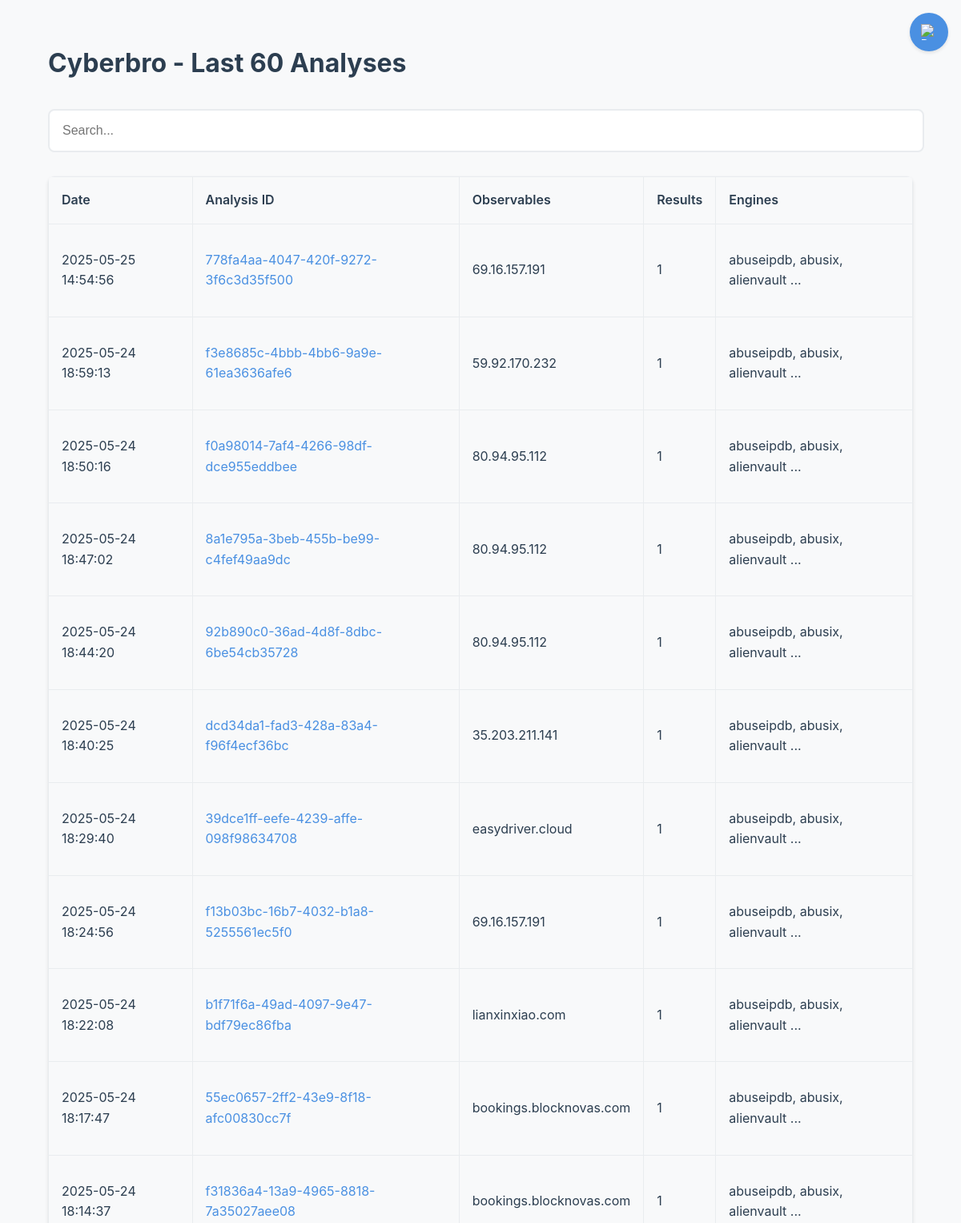
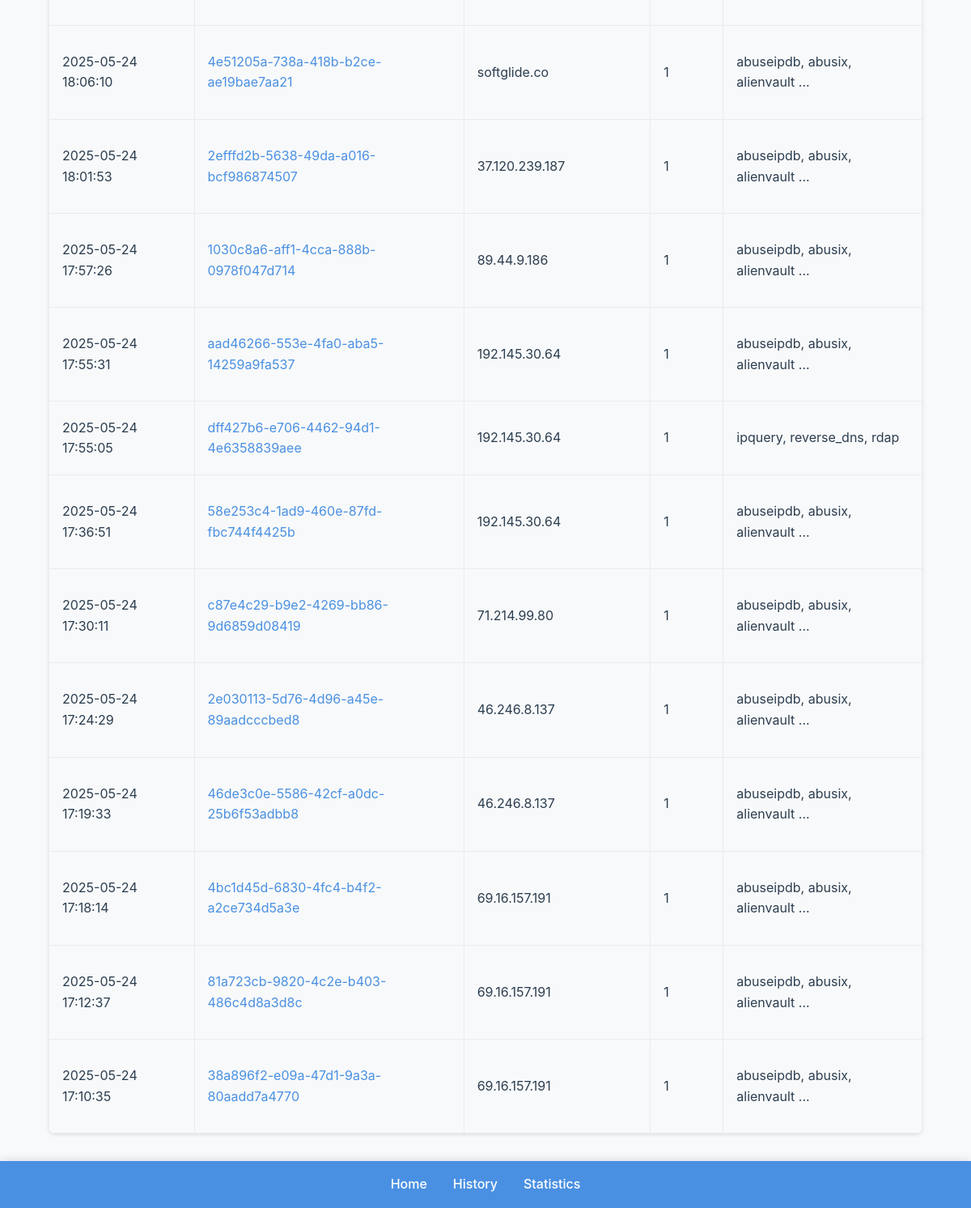
The app's page /history with its own data (2 pictures, top to bottom).
### models/analysis_result.py (models this page shows)
class AnalysisResult(db.Model):
    id = db.Column(db.String, primary_key=True)
    results = db.Column(db.JSON, nullable=False)
    start_time = db.Column(db.Float, nullable=False)
    end_time = db.Column(db.Float, nullable=True)  # Permettre les valeurs NULL
    start_time_string = db.Column(db.String, nullable=False)
    end_time_string = db.Column(db.String, nullable=True)  # Permettre les valeurs NULL
    analysis_duration_string = db.Column(db.String, nullable=True)  # Permettre les valeurs NULL
    analysis_duration = db.Column(db.Float, nullable=True)  # Permettre les valeurs NULL
    selected_engines = db.Column(db.JSON, nullable=False)
    in_progress = db.Column(db.Boolean, default=True)

### app.py (the view)
@app.route("/history")
def history():
    analysis_results = (
        db.session.query(AnalysisResult)
        .filter(AnalysisResult.results != [])
        .order_by(AnalysisResult.end_time.desc())
        .limit(60)
        .all()
    )
    return render_template("history.html", analysis_results=analysis_results)

### templates/history.html (shortened to what this page needs)
{% extends "base.html" %}
{% block content %}
<h1>Cyberbro - Last 60 Analyses</h1>
<input type="text" id="searchInput" class="filter-input" onkeyup="filterTable()" placeholder="Search...">
<table id="historyTable">
    <thead>
        <tr>
            <th>Date</th>
            <th>Analysis ID</th>
            <th>Observables</th>
            <th>Results</th>
            <th>Engines</th>
        </tr>
    </thead>
    <tbody>
        {% for analysis in analysis_results %}
        <tr>
            <td>{{ analysis.end_time_string }}</td>
            <td><a href="/results/{{ analysis.id }}">{{ analysis.id }}</a></td>
            <td>
                <p id="observables-in-analysis" title="{{ analysis.results|map(attribute='observable')|join(', ') }}">
                    {% set observables = analysis.results|map(attribute='observable')|list %}
                    {% set display_observables = observables[:3] %}
                    {% set display_text = display_observables|join(', ') %}
                    {% if display_text|length > 150 %}
                    {{ display_text[:80] }}...
                    {% else %}
                    {{ display_text }}
                    {% endif %}
                </p>
            </td>
            <td>{{ analysis.results|length }}</td>
            <td>
                <p id="engines-in-analysis" title="{{ analysis.selected_engines|join(', ') }}">
                    {% for engine in analysis.selected_engines[:3] %}
                    {{ engine }}{% if not loop.last %}, {% endif %}
                    {% endfor %}
                    {% if analysis.selected_engines|length > 3 %}...{% endif %}
                </p>
            </td>
        </tr>
        {% endfor %}
    </tbody>
</table>
{% endblock content %}

### templates/base.html (shortened to what this page needs)
<!DOCTYPE html>
<html lang="en">
<head>
{% block head %}
    <link rel="stylesheet" href="https://cdnjs.cloudflare.com/ajax/libs/flag-icons/6.6.6/css/flag-icons.min.css">
    <link rel="stylesheet" href="{{ url_for('static', filename='styles.css') }}">
{% endblock head %}
</head>
<body>
    <div class="container">
        <button class="dark-mode-toggle" onclick="toggleDarkMode()">
            <img
                id="darkModeIcon"
                src="https://img.icons8.com/ios-filled/50/ffffff/moon-symbol.png"
                alt="Dark Mode"
                width="20"
                height="20"
            />
        </button>
    {% block content %}{% endblock content %}
    </div>
</body>
<div class="end-of-page-padding">
</div>
<footer class="footer">
{% block footer %}
    <nav>
        <ul>
            <li><a href="/">Home</a></li>
            <li><a href="/history">History</a></li>
            <li><a href="/stats">Statistics</a></li>
        </ul>
    </nav>
{% endblock footer %}
</footer>
</html>

### static/styles.css (style rules this page uses)
:root { --primary-color: #4a90e2; --primary-hover-color: #357abd; --background-color: #f8f9fa; --text-color: #2c3e50; --border-color: #e9ecef; --border-radius: 8px; --dark-background-color: #1a1f24; --dark-text-color: #e1e1e1; --dark-border-color: #2d3748; --dark-primary-color: #4a90e2; --dark-primary-hover-color: #357abd; --box-shadow: 0 2px 4px rgba(0, 0, 0, 0.1); }
body { font-family: 'Inter', -apple-system, BlinkMacSystemFont, 'Segoe UI', Roboto, sans-serif; background-color: var(--background-color); color: var(--text-color); margin: 0; padding: 0; line-height: 1.6; }
.container { width: 90%; max-width: 1200px; margin: 0 auto; padding: 2rem; }
table { width: 100%; border-radius: var(--border-radius); overflow: hidden; box-shadow: var(--box-shadow); margin: 1.5rem 0; border-collapse: collapse; margin-top: 20px; margin-bottom: 20px; }
th, td { padding: 1rem; border: 1px solid var(--border-color); text-align: left; }
th { background-color: #f8f9fa; font-weight: 600; }
.filter-input, .filter-select { width: 100%; padding: 1rem; border: 2px solid var(--border-color); border-radius: var(--border-radius); font-size: 1rem; transition: border-color 0.3s, box-shadow 0.3s; background-color: white; margin: 10px 0; width: calc(100% - 22px); }
.dark-mode-toggle { position: fixed; top: 1rem; right: 1rem; background-color: var(--primary-color); color: white; border: none; border-radius: 50%; width: 3rem; height: 3rem; cursor: pointer; display: flex; align-items: center; justify-content: center; transition: transform 0.3s; box-shadow: var(--box-shadow); }
a { color: var(--primary-color); text-decoration: none; transition: color 0.3s; }
.footer { background-color: var(--primary-color); padding: 1rem 0; position: fixed; bottom: 0; width: 100%; box-shadow: 0 -2px 10px rgba(0, 0, 0, 0.1); }
.footer nav ul { display: flex; justify-content: center; gap: 2rem; list-style: none; padding: 0; margin: 0; }
.footer nav ul li { display: inline; }
.footer nav ul li a { color: white; text-decoration: none; font-weight: 500; transition: opacity 0.3s; font-size: 1rem; }
.end-of-page-padding { padding: 20px; }

### records on screen
AnalysisResult: end_time_string "2025-05-25 14:54:56", id "778fa4aa-4047-420f-9272-3f6c3d35f500", display_text "69.16.157.191", results|length "1", 3 "abuseipdb" "abusix" "alienvault"
AnalysisResult: end_time_string "2025-05-24 18:59:13", id "f3e8685c-4bbb-4bb6-9a9e-61ea3636afe6", display_text "59.92.170.232", results|length "1", 3 "abuseipdb" "abusix" "alienvault"
AnalysisResult: end_time_string "2025-05-24 18:50:16", id "f0a98014-7af4-4266-98df-dce955eddbee", display_text "80.94.95.112", results|length "1", 3 "abuseipdb" "abusix" "alienvault"
AnalysisResult: end_time_string "2025-05-24 18:47:02", id "8a1e795a-3beb-455b-be99-c4fef49aa9dc", display_text "80.94.95.112", results|length "1", 3 "abuseipdb" "abusix" "alienvault"
AnalysisResult: end_time_string "2025-05-24 18:44:20", id "92b890c0-36ad-4d8f-8dbc-6be54cb35728", display_text "80.94.95.112", results|length "1", 3 "abuseipdb" "abusix" "alienvault"
AnalysisResult: end_time_string "2025-05-24 18:40:25", id "dcd34da1-fad3-428a-83a4-f96f4ecf36bc", display_text "35.203.211.141", results|length "1", 3 "abuseipdb" "abusix" "alienvault"
AnalysisResult: end_time_string "2025-05-24 18:29:40", id "39dce1ff-eefe-4239-affe-098f98634708", display_text "easydriver.cloud", results|length "1", 3 "abuseipdb" "abusix" "alienvault"
AnalysisResult: end_time_string "2025-05-24 18:24:56", id "f13b03bc-16b7-4032-b1a8-5255561ec5f0", display_text "69.16.157.191", results|length "1", 3 "abuseipdb" "abusix" "alienvault"
AnalysisResult: end_time_string "2025-05-24 18:22:08", id "b1f71f6a-49ad-4097-9e47-bdf79ec86fba", display_text "lianxinxiao.com", results|length "1", 3 "abuseipdb" "abusix" "alienvault"
AnalysisResult: end_time_string "2025-05-24 18:17:47", id "55ec0657-2ff2-43e9-8f18-afc00830cc7f", display_text "bookings.blocknovas.com", results|length "1", 3 "abuseipdb" "abusix" "alienvault"
AnalysisResult: end_time_string "2025-05-24 18:14:37", id "f31836a4-13a9-4965-8818-7a35027aee08", display_text "bookings.blocknovas.com", results|length "1", 3 "abuseipdb" "abusix" "alienvault"
AnalysisResult: end_time_string "2025-05-24 18:06:10", id "4e51205a-738a-418b-b2ce-ae19bae7aa21", display_text "softglide.co", results|length "1", 3 "abuseipdb" "abusix" "alienvault"
AnalysisResult: end_time_string "2025-05-24 18:01:53", id "2efffd2b-5638-49da-a016-bcf986874507", display_text "37.120.239.187", results|length "1", 3 "abuseipdb" "abusix" "alienvault"
AnalysisResult: end_time_string "2025-05-24 17:57:26", id "1030c8a6-aff1-4cca-888b-0978f047d714", display_text "89.44.9.186", results|length "1", 3 "abuseipdb" "abusix" "alienvault"
AnalysisResult: end_time_string "2025-05-24 17:55:31", id "aad46266-553e-4fa0-aba5-14259a9fa537", display_text "192.145.30.64", results|length "1", 3 "abuseipdb" "abusix" "alienvault"
AnalysisResult: end_time_string "2025-05-24 17:55:05", id "dff427b6-e706-4462-94d1-4e6358839aee", display_text "192.145.30.64", results|length "1", 3 "ipquery" "reverse_dns" "rdap"
AnalysisResult: end_time_string "2025-05-24 17:36:51", id "58e253c4-1ad9-460e-87fd-fbc744f4425b", display_text "192.145.30.64", results|length "1", 3 "abuseipdb" "abusix" "alienvault"
AnalysisResult: end_time_string "2025-05-24 17:30:11", id "c87e4c29-b9e2-4269-bb86-9d6859d08419", display_text "71.214.99.80", results|length "1", 3 "abuseipdb" "abusix" "alienvault"
AnalysisResult: end_time_string "2025-05-24 17:24:29", id "2e030113-5d76-4d96-a45e-89aadcccbed8", display_text "46.246.8.137", results|length "1", 3 "abuseipdb" "abusix" "alienvault"
AnalysisResult: end_time_string "2025-05-24 17:19:33", id "46de3c0e-5586-42cf-a0dc-25b6f53adbb8", display_text "46.246.8.137", results|length "1", 3 "abuseipdb" "abusix" "alienvault"
AnalysisResult: end_time_string "2025-05-24 17:18:14", id "4bc1d45d-6830-4fc4-b4f2-a2ce734d5a3e", display_text "69.16.157.191", results|length "1", 3 "abuseipdb" "abusix" "alienvault"
AnalysisResult: end_time_string "2025-05-24 17:12:37", id "81a723cb-9820-4c2e-b403-486c4d8a3d8c", display_text "69.16.157.191", results|length "1", 3 "abuseipdb" "abusix" "alienvault"
AnalysisResult: end_time_string "2025-05-24 17:10:35", id "38a896f2-e09a-47d1-9a3a-80aadd7a4770", display_text "69.16.157.191", results|length "1", 3 "abuseipdb" "abusix" "alienvault"
